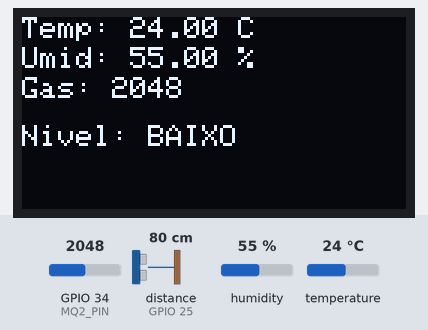
This sketch was run on a simulated ESP32. On the bench: 128×64 one-colour display. Wiring (inferred from the names in the program): ultrasonic range finder: trigger GPIO 26; echo GPIO 25. The inputs (shaded band) are chosen by the test bench; at power-on: distance to the obstacle (sensor on GPIO 25) 80 cm, humidity 55 %, GPIO 34 (MQ2_PIN) = 2048, temperature 24 °C. The echo pulse lasts 58.3 µs per cm; what the sketch prints to the serial monitor is not drawn.

Above: at 1.3 s.
1.4 s: distance to the obstacle (sensor on GPIO 25) set to 18 cm
At 2.0 s:
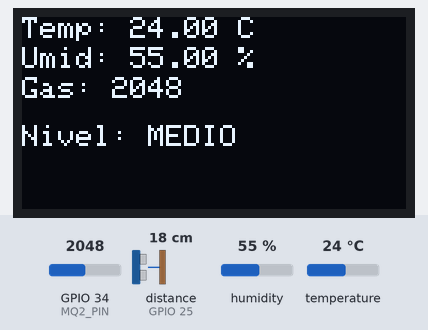
4.7 s: distance to the obstacle (sensor on GPIO 25) set to 2 cm
At 5.2 s:
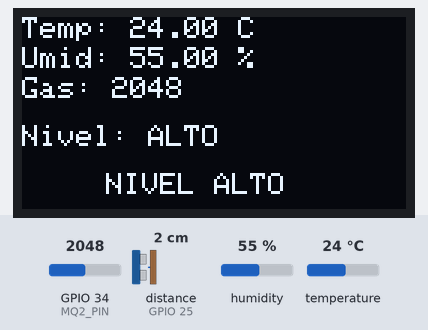
6.3 s: distance to the obstacle (sensor on GPIO 25) set to 35 cm
At 7.2 s:
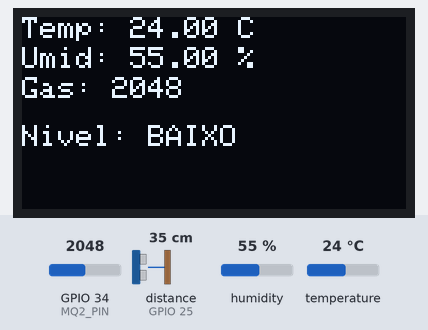
7.9 s: humidity set to 22 %
At 9.5 s:
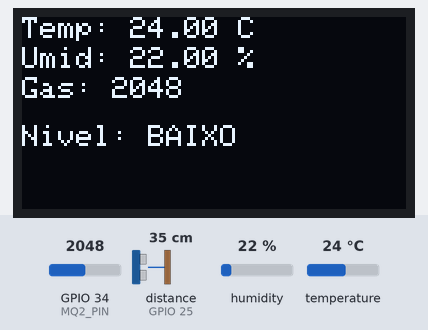
10.0 s: GPIO 34 (MQ2_PIN) set to 2866
At 11.3 s:
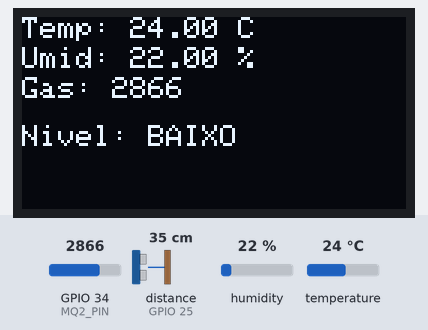
11.6 s: temperature set to 12 °C
At 14.1 s:
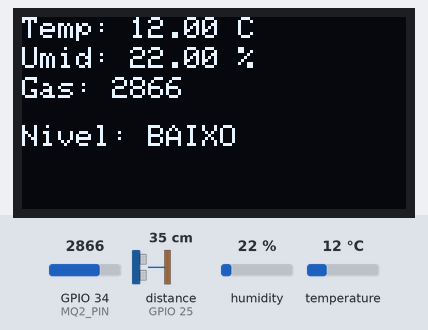
Timing chart, 0 to 15.2 s (numbered marks = the images above; inputs shaded):
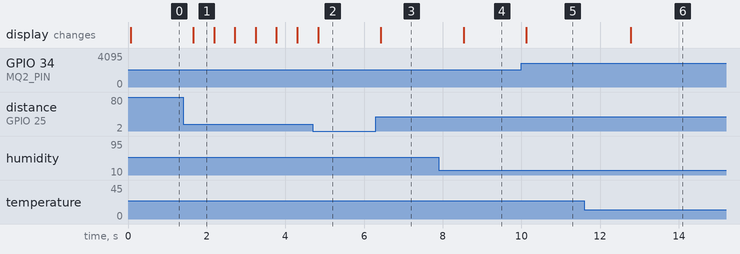

Measured:
- after the input at 1.4 s, the display: changes after 0.26 s (image 1)
- after the input at 4.7 s, the display: changes after 0.13 s (image 2)
- after the input at 6.3 s, the display: changes after 0.12 s (image 3)
- after the input at 7.9 s, the display: changes after 0.64 s (image 4)
- after the input at 10.0 s, the display: changes after 0.12 s (image 5)
- after the input at 11.6 s, the display: changes after 1.2 s (image 6)
- what the display in image 1 shows lasts 0.5 s, from 1.7 s to 2.2 s

The sketch:

codigo_teste_completo.ino
```cpp
#include <Wire.h>
#include <Adafruit_GFX.h>
#include <Adafruit_SSD1306.h>
#include <DHT.h>

// ===== OLED =====
#define SCREEN_WIDTH 128
#define SCREEN_HEIGHT 64
#define OLED_RESET -1
Adafruit_SSD1306 display(SCREEN_WIDTH, SCREEN_HEIGHT, &Wire, OLED_RESET);

// ===== DHT22 (CONFIG FIXA) =====
#define DHTPIN 15
#define DHTTYPE DHT22
DHT dht(DHTPIN, DHTTYPE);

// ===== Ultrassônico (CONFIG FIXA) =====
#define TRIG_PIN 26
#define ECHO_PIN 25

// ===== MQ-2 =====
#define MQ2_PIN 34  // pino analógico

// ===== LIMITES NIVEL CHORUME (cm) =====
#define NIVEL_MEDIO 25
#define NIVEL_CRITICO 15

// ===== VARIAVEIS =====
float temp, umid;
float dist;
int gas;

// ===== FUNCAO ULTRASONICO =====
float medirDistancia() {
  digitalWrite(TRIG_PIN, LOW);
  delayMicroseconds(2);
  digitalWrite(TRIG_PIN, HIGH);
  delayMicroseconds(10);
  digitalWrite(TRIG_PIN, LOW);

  long duracao = pulseIn(ECHO_PIN, HIGH, 30000);
  if (duracao == 0) return -1;

  return (duracao * 0.0343) / 2;
}

void setup() {
  Serial.begin(115200);

  pinMode(TRIG_PIN, OUTPUT);
  pinMode(ECHO_PIN, INPUT);

  dht.begin();

  if (!display.begin(SSD1306_SWITCHCAPVCC, 0x3C)) {
    Serial.println("Falha no OLED");
    while (true);
  }

  display.clearDisplay();
  display.setTextColor(SSD1306_WHITE);
}

void loop() {
  temp = dht.readTemperature();
  umid = dht.readHumidity();
  dist = medirDistancia();
  gas = analogRead(MQ2_PIN);

  display.clearDisplay();

  // ===== DADOS GERAIS =====
  display.setTextSize(1);
  display.setCursor(0, 0);
  display.print("Temp: ");
  display.print(isnan(temp) ? 0 : temp);
  display.println(" C");

  display.setCursor(0, 10);
  display.print("Umid: ");
  display.print(isnan(umid) ? 0 : umid);
  display.println(" %");

  display.setCursor(0, 20);
  display.print("Gas: ");
  display.println(gas);

  // ===== NIVEL CHORUME (SEMPRE VISIVEL) =====
  display.setCursor(0, 36);

  if (dist > NIVEL_MEDIO) {
    display.println("Nivel: BAIXO");
  }
  else if (dist > NIVEL_CRITICO && dist <= NIVEL_MEDIO) {
    display.println("Nivel: MEDIO");
  }
  else if (dist > 0 && dist <= NIVEL_CRITICO) {
    display.println("Nivel: ALTO");
  }
  else {
    display.println("Nivel: ERRO");
  }

  // ===== ALERTAS =====
  if (dist > 0 && dist <= NIVEL_CRITICO) {
    // CRITICO
    display.setCursor(28, 52);
    display.println("NIVEL ALTO");
  }
  else if (dist > NIVEL_CRITICO && dist <= NIVEL_MEDIO) {
    // ATENCAO (pisca)
    if ((millis() / 500) % 2 == 0) {
      display.setCursor(30, 52);
      display.println("ATENCAO");
    }
  }

  display.display();

  // ===== DEBUG SERIAL =====
  Serial.print("Temp: "); Serial.print(temp);
  Serial.print(" | Umid: "); Serial.print(umid);
  Serial.print(" | Dist: "); Serial.print(dist);
  Serial.print(" | Gas: "); Serial.println(gas);

  delay(500);
}
```
